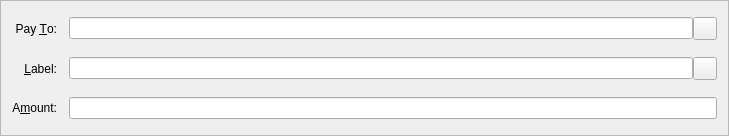
<?xml version="1.0" encoding="UTF-8"?>
<ui version="4.0">
 <class>SendCoinsEntry</class>
 <widget class="QFrame" name="SendCoinsEntry">
  <property name="geometry">
   <rect>
    <x>0</x>
    <y>0</y>
    <width>729</width>
    <height>136</height>
   </rect>
  </property>
  <property name="windowTitle">
   <string>Form</string>
  </property>
  <property name="frameShape">
   <enum>QFrame::StyledPanel</enum>
  </property>
  <property name="frameShadow">
   <enum>QFrame::Sunken</enum>
  </property>
  <layout class="QGridLayout" name="gridLayout">
   <property name="spacing">
    <number>12</number>
   </property>
   <item row="5" column="0">
    <widget class="QLabel" name="label">
     <property name="text">
      <string>A&amp;mount:</string>
     </property>
     <property name="alignment">
      <set>Qt::AlignRight|Qt::AlignTrailing|Qt::AlignVCenter</set>
     </property>
     <property name="buddy">
      <cstring>payAmount</cstring>
     </property>
    </widget>
   </item>

   <item row="3" column="0">
    <widget class="QLabel" name="label_2">
     <property name="text">
      <string>Pay &amp;To:</string>
     </property>
     <property name="alignment">
      <set>Qt::AlignRight|Qt::AlignTrailing|Qt::AlignVCenter</set>
     </property>
     <property name="buddy">
      <cstring>payTo</cstring>
     </property>
    </widget>
   </item>
   <item row="5" column="1">
    <widget class="RaqcoinAmountField" name="payAmount"/>
   </item>
   <item row="4" column="0">
    <widget class="QLabel" name="label_4">
     <property name="text">
      <string>&amp;Label:</string>
     </property>
     <property name="alignment">
      <set>Qt::AlignRight|Qt::AlignTrailing|Qt::AlignVCenter</set>
     </property>
     <property name="buddy">
      <cstring>addAsLabel</cstring>
     </property>
    </widget>
   </item>
   <item row="3" column="1">
    <layout class="QHBoxLayout" name="payToLayout">
     <property name="spacing">
      <number>0</number>
     </property>
     <item>
      <widget class="QValidatedLineEdit" name="payTo">
       <property name="maxLength">
        <number>50</number>
       </property>
      </widget>
     </item>
     <item>
      <widget class="QToolButton" name="addressBookButton">
       <property name="toolTip">
        <string>Choose address from address book</string>
       </property>
       <property name="text">
        <string/>
       </property>
       <property name="icon">
        <iconset resource="../raqcoin.qrc">
         <normaloff>:/icons/address-book</normaloff>:/icons/address-book</iconset>
       </property>
       <property name="shortcut">
        <string>Alt+A</string>
       </property>
      </widget>
     </item>
    </layout>
   </item>
   <item row="4" column="1">
   <layout class="QHBoxLayout">
     <property name="spacing">
      <number>0</number>
     </property>
   <item>
    <widget class="QValidatedLineEdit" name="addAsLabel">
    </widget>
    </item>
    <item>
      <widget class="QToolButton" name="deleteButton">
       <property name="toolTip">
        <string>Remove this recipient</string>
       </property>
       <property name="text">
        <string/>
       </property>
       <property name="icon">
        <iconset resource="../raqcoin.qrc">
         <normaloff>:/icons/remove</normaloff>:/icons/remove</iconset>
       </property>
      </widget>
     </item>
     </layout>
   </item>
  </layout>
 </widget>
 <customwidgets>
  <customwidget>
   <class>RaqcoinAmountField</class>
   <extends>QLineEdit</extends>
   <header>raqcoinamountfield.h</header>
   <container>1</container>
  </customwidget>
  <customwidget>
   <class>QValidatedLineEdit</class>
   <extends>QLineEdit</extends>
   <header>qvalidatedlineedit.h</header>
  </customwidget>
 </customwidgets>
 <resources>
  <include location="../raqcoin.qrc"/>
 </resources>
 <connections/>
</ui>
